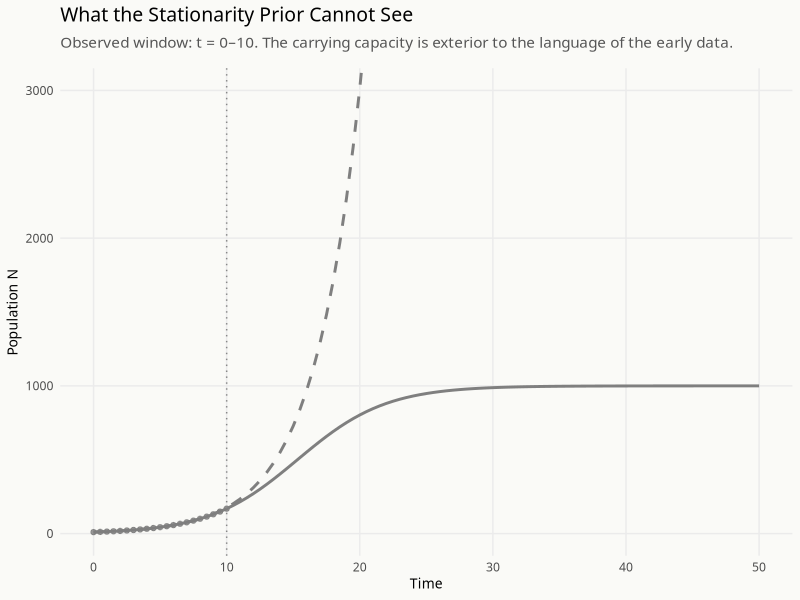
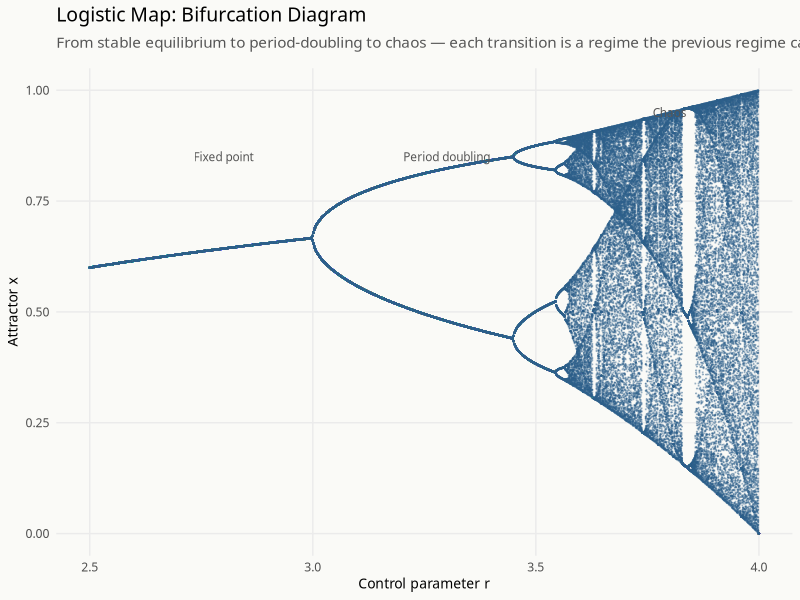
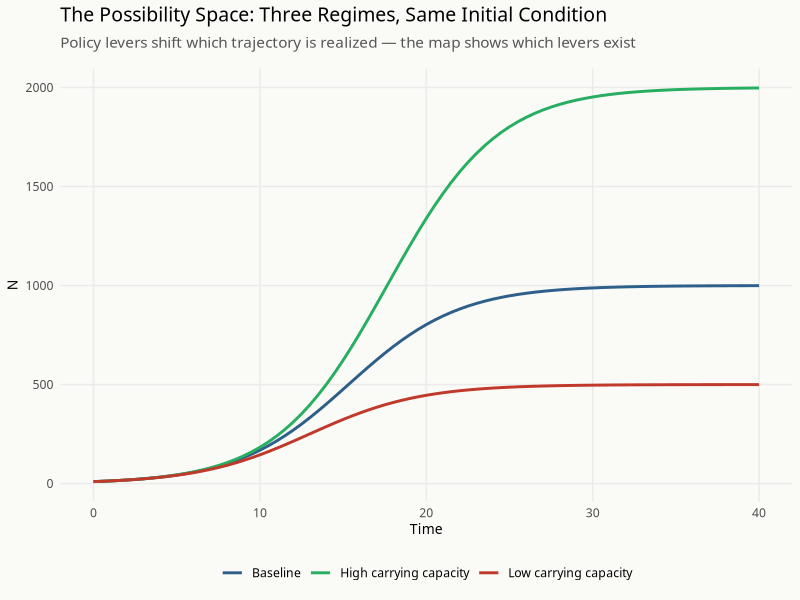

Source code (R) for these figures, in order:
## ---- chunk 1
knitr::opts_chunk$set(
  echo       = TRUE,
  warning    = FALSE,
  message    = FALSE,
  fig.retina = 3,
  fig.align  = "center"
)

library(tidyverse)
library(deSolve)
library(patchwork)

theme_set(
  theme_minimal(base_family = "Source Serif 4") +
    theme(
      plot.title       = element_text(family = "Raleway", face = "plain",
                                      size = 14, margin = margin(b = 8)),
      plot.subtitle    = element_text(family = "Source Serif 4", size = 11,
                                      color = "#555555", margin = margin(b = 12)),
      axis.title       = element_text(family = "Source Serif 4", size = 10),
      legend.position  = "bottom",
      panel.grid.minor = element_blank(),
      plot.background  = element_rect(fill = "#FAFAF7", color = NA)
    )
)

palette_ch4 <- c(
  true_traj   = "#2D5F8A",
  observed    = "#27AE60",
  extrap      = "#C0392B",
  bifurc_pt   = "#8A4A2D"
)
## ---- chunk 2
set.seed(2025)

K  <- 1000   # carrying capacity
r  <- 0.3    # intrinsic growth rate
N0 <- 10     # initial population

times  <- seq(0, 50, by = 0.5)
N_true <- K / (1 + ((K - N0) / N0) * exp(-r * times))

# "Observed" window: only the early exponential phase
obs <- tibble(t = times, N = N_true) |> filter(t <= 10)

# Naive linear model in log space — the stationarity assumption
lm_fit <- lm(log(N) ~ t, data = obs)
cat("Estimated growth rate:", round(coef(lm_fit)["t"], 3), "\n")
## ---- chunk 3
# True logistic trajectory
true_df <- tibble(t = times, N = N_true, type = "True logistic")

# Naive extrapolation
extrap_t <- seq(0, 50, by = 0.5)
extrap_N <- exp(predict(lm_fit, newdata = tibble(t = extrap_t)))
extrap_df <- tibble(t = extrap_t, N = extrap_N, type = "Naive extrapolation")

# Observed window
obs_df <- obs |> mutate(type = "Observed")

ggplot() +
  geom_line(data = true_df,
            aes(x = t, y = N, color = "True logistic"),
            linewidth = 1) +
  geom_line(data = extrap_df,
            aes(x = t, y = N, color = "Naive extrapolation"),
            linewidth = 1, linetype = "dashed") +
  geom_point(data = obs_df,
             aes(x = t, y = N, color = "Observed"),
             size = 1.5, alpha = 0.8) +
  geom_vline(xintercept = 10, linetype = "dotted", color = "#888888") +
  scale_color_manual(
    values = c("True logistic"       = palette_ch4["true_traj"],
               "Naive extrapolation" = palette_ch4["extrap"],
               "Observed"            = palette_ch4["observed"]),
    name = NULL
  ) +
  coord_cartesian(ylim = c(0, 3000)) +
  labs(
    title    = "What the Stationarity Prior Cannot See",
    subtitle = "Observed window: t = 0–10. The carrying capacity is exterior to the language of the early data.",
    x        = "Time",
    y        = "Population N"
  )
## ---- chunk 4
# x_{t+1} = r * x_t * (1 - x_t)  — logistic map
logistic_map_attractor <- function(r_val, n_burn = 1000, n_collect = 200) {
  x <- 0.5
  for (i in seq_len(n_burn)) x <- r_val * x * (1 - x)
  tibble(r = r_val,
         x = sapply(seq_len(n_collect), function(i) {
           x <<- r_val * x * (1 - x); x
         }))
}
set.seed(2025)
r_vals <- seq(2.5, 4.0, length.out = 800)
bif_df <- map_dfr(r_vals, logistic_map_attractor)
## ---- chunk 5
ggplot(bif_df, aes(x = r, y = x)) +
  geom_point(size = 0.15, alpha = 0.3, color = palette_ch4["true_traj"]) +
  labs(
    title    = "Logistic Map: Bifurcation Diagram",
    subtitle = "From stable equilibrium to period-doubling to chaos — each transition is a regime the previous regime cannot see",
    x        = "Control parameter r",
    y        = "Attractor x"
  ) +
  annotate("text", x = 2.8, y = 0.85, label = "Fixed point",
           family = "Source Serif 4", size = 3, color = "#555555") +
  annotate("text", x = 3.3, y = 0.85, label = "Period doubling",
           family = "Source Serif 4", size = 3, color = "#555555") +
  annotate("text", x = 3.8, y = 0.95, label = "Chaos",
           family = "Source Serif 4", size = 3, color = "#555555")
## ---- chunk 6
# Illustrative: multiple trajectories from same initial condition, different parameter regimes
set.seed(2025)

# Logistic growth under three regimes: below, near, above carrying capacity
logistic_ode <- function(t, state, parms) {
  with(as.list(c(state, parms)), {
    dN <- r * N * (1 - N / K)
    list(dN)
  })
}

run_logistic <- function(r_val, K_val, label) {
  out <- ode(
    y     = c(N = 10),
    times = seq(0, 40, by = 0.5),
    func  = logistic_ode,
    parms = c(r = r_val, K = K_val)
  )
  as_tibble(as.data.frame(out)) |> mutate(scenario = label)
}

scenarios <- bind_rows(
  run_logistic(0.3, 500,  "Low carrying capacity"),
  run_logistic(0.3, 1000, "Baseline"),
  run_logistic(0.3, 2000, "High carrying capacity")
)

ggplot(scenarios, aes(x = time, y = N, color = scenario)) +
  geom_line(linewidth = 1) +
  scale_color_manual(
    values = c("Low carrying capacity" = "#C0392B",
               "Baseline"              = "#2D5F8A",
               "High carrying capacity"= "#27AE60"),
    name = NULL
  ) +
  labs(
    title    = "The Possibility Space: Three Regimes, Same Initial Condition",
    subtitle = "Policy levers shift which trajectory is realized — the map shows which levers exist",
    x        = "Time",
    y        = "N"
  )
